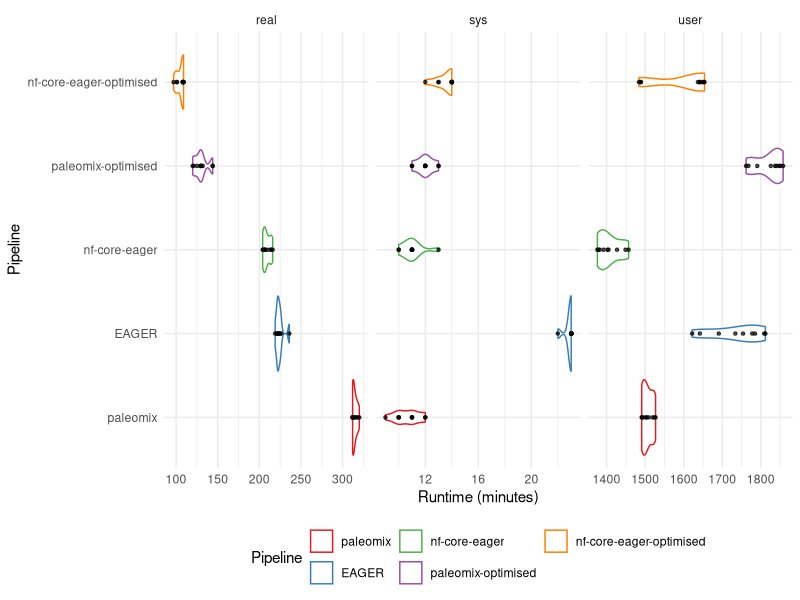

Reproduce this figure in R.
## ---- chunk 1
library(tidyverse)
library(knitr)

sessionInfo()
## ---- chunk 2
results <- read_tsv("benchmarking_aggregated_runtimes.txt", 
                    col_names = c("Run", "Runtime"))
## ---- chunk 3
results_clean <- results %>%
  separate(col = Run, sep = ":", c("File", "Line", "Category")) %>%
  select(-Line) %>%
  mutate(
    File = str_remove(File, "time_") %>%
      str_remove(".log") %>%
      str_remove("runtimes/") %>%
      str_replace("nf-core_eager", "nf-core/eager") %>%
      str_replace("paleomix_optimised", "paleomix-optimised"),
    Runtime_Minutes = map(Runtime, ~ str_split(.x, "m") %>%
      unlist() %>%
      unlist() %>%
      pluck(1)) %>% unlist() %>% as.numeric()
  ) %>%
  separate(File, sep = "_", into = c("Pipeline", "Replicate")) %>%
  select(-Runtime) %>%
  filter(Replicate != 1)

## ---- chunk 4
results_final_tidy <- results_clean %>%
  group_by(Pipeline, Category) %>%
  summarise(
    Mean = round(mean(Runtime_Minutes), digits = 1),
    SD = round(sd(Runtime_Minutes), digits = 1)
  ) %>%
  arrange(Category, Mean)

results_final_print <- results_final_tidy %>%
  unite(col = "Mean Runtime", Mean, SD, sep = " ± ") %>%
  pivot_wider(names_from = Category, values_from = `Mean Runtime`) %>%
  kable()

results_final_print

## ---- chunk 5
## Get get order of fastest to slowest based on real time
results_to_plot <- results_clean %>% mutate(Pipeline = factor(Pipeline, levels = rev(results_final_tidy$Pipeline %>% unique)))

ggplot(results_to_plot, aes(Runtime_Minutes, Pipeline)) +
  geom_violin(aes(colour = Pipeline)) +
  geom_point(pch = 20, alpha = 0.7) +
  xlab("Runtime (minutes)") +
  facet_wrap(~Category, scales = "free_x") +
  scale_colour_brewer(palette = "Set1", guide = guide_legend(nrow = 2)) +
  theme_minimal() +
  theme(legend.position = "bottom")
  
  

